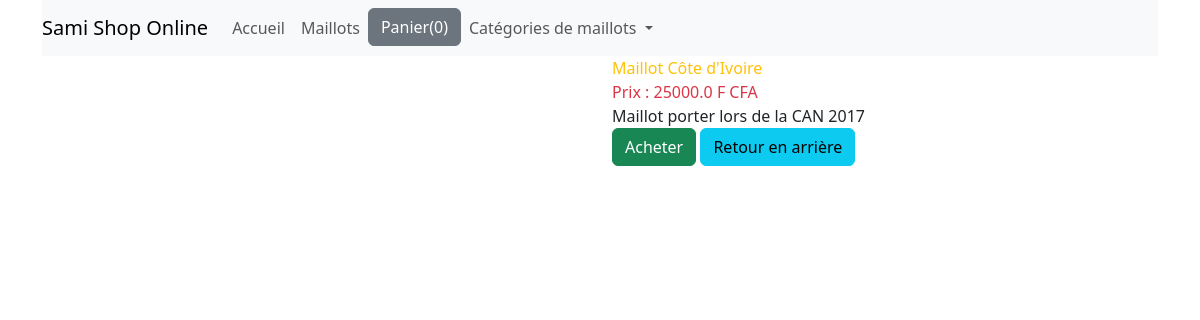
Page /3 on the committed database.
### shop/models.py (models this page shows, shortened)
class Product(models.Model):
    title = models.CharField(max_length=200)
    price = models.FloatField()
    description = models.TextField()
    category = ForeignKey(Category, related_name = 'categorie', on_delete=models.CASCADE) #CASCADE permet en cas de suppression de ne pas affeceter l'autre classe
    image = models.CharField(max_length=5000)
    date_added = models.DateTimeField(auto_now=True)
    class Meta:
        ordering = ['-date_added']

### shop/views.py (the view)
# urls.py: path('<int:myid>', details, name="details"),
def details(request, myid):
    product_object = Product.objects.get(id=myid)
    return render(request, 'shop/details.html', {'product': product_object})

### shop/templates/shop/details.html (shortened to what this page needs)
{% extends 'shop/base.html' %}
{% block content %}
    <div class="row">
        <div class="col-md-6">
            <div>
            </div>
        </div>
        <div class="col-md-6">
            <div class="text-warning display">
                {{ product.title }}
            </div>
            <div class="text-danger">
                Prix : {{ product.price }} F CFA
            </div>
            <div>
                {{ product.description }}
            </div>
            <a href="#"><button class="btn btn-success">Acheter</button></a>
            <a href="{% url 'index' %}" class="btn btn-info">Retour en arrière</a>
        </div>
    </div>
{% endblock %}

### rows in the picture
Product: title "Maillot Côte d'Ivoire", price "25000.0", description "Maillot porter lors de la CAN 2017"
